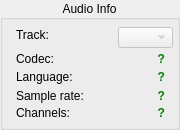
   <widget class="QGroupBox" name="AudioInfoGB">
    <property name="geometry">
     <rect>
      <x>584</x>
      <y>198</y>
      <width>180</width>
      <height>130</height>
     </rect>
    </property>
    <property name="focusPolicy">
     <enum>Qt::NoFocus</enum>
    </property>
    <property name="title">
     <string>Audio Info</string>
    </property>
    <property name="alignment">
     <set>Qt::AlignCenter</set>
    </property>
    <widget class="QLabel" name="SampleRateLabel">
     <property name="geometry">
      <rect>
       <x>16</x>
       <y>88</y>
       <width>81</width>
       <height>16</height>
      </rect>
     </property>
     <property name="focusPolicy">
      <enum>Qt::NoFocus</enum>
     </property>
     <property name="text">
      <string>Sample rate:</string>
     </property>
    </widget>
    <widget class="QLabel" name="AudioLanguageLabel">
     <property name="geometry">
      <rect>
       <x>16</x>
       <y>69</y>
       <width>71</width>
       <height>16</height>
      </rect>
     </property>
     <property name="focusPolicy">
      <enum>Qt::NoFocus</enum>
     </property>
     <property name="text">
      <string>Language:</string>
     </property>
    </widget>
    <widget class="QLabel" name="SampleRateValueLabel">
     <property name="geometry">
      <rect>
       <x>86</x>
       <y>88</y>
       <width>79</width>
       <height>16</height>
      </rect>
     </property>
     <property name="font">
      <font>
       <bold>true</bold>
      </font>
     </property>
     <property name="focusPolicy">
      <enum>Qt::NoFocus</enum>
     </property>
     <property name="text">
      <string>&lt;html&gt;&lt;head/&gt;&lt;body&gt;&lt;p&gt;&lt;span style=&quot; color:#008000;&quot;&gt;?&lt;/span&gt;&lt;/p&gt;&lt;/body&gt;&lt;/html&gt;</string>
     </property>
     <property name="alignment">
      <set>Qt::AlignRight|Qt::AlignTrailing|Qt::AlignVCenter</set>
     </property>
    </widget>
    <widget class="QLabel" name="TrackLabel">
     <property name="geometry">
      <rect>
       <x>16</x>
       <y>27</y>
       <width>75</width>
       <height>16</height>
      </rect>
     </property>
     <property name="focusPolicy">
      <enum>Qt::NoFocus</enum>
     </property>
     <property name="text">
      <string>Track:</string>
     </property>
    </widget>
    <widget class="QLabel" name="AudioLanguageValueLabel">
     <property name="geometry">
      <rect>
       <x>80</x>
       <y>69</y>
       <width>85</width>
       <height>16</height>
      </rect>
     </property>
     <property name="font">
      <font>
       <bold>true</bold>
      </font>
     </property>
     <property name="focusPolicy">
      <enum>Qt::NoFocus</enum>
     </property>
     <property name="text">
      <string>&lt;html&gt;&lt;head/&gt;&lt;body&gt;&lt;p&gt;&lt;span style=&quot; color:#008000;&quot;&gt;?&lt;/span&gt;&lt;/p&gt;&lt;/body&gt;&lt;/html&gt;</string>
     </property>
     <property name="alignment">
      <set>Qt::AlignRight|Qt::AlignTrailing|Qt::AlignVCenter</set>
     </property>
    </widget>
    <widget class="QLabel" name="FormatLabel">
     <property name="geometry">
      <rect>
       <x>16</x>
       <y>51</y>
       <width>49</width>
       <height>16</height>
      </rect>
     </property>
     <property name="focusPolicy">
      <enum>Qt::NoFocus</enum>
     </property>
     <property name="text">
      <string>Codec:</string>
     </property>
    </widget>
    <widget class="QLabel" name="ChannelsLabel">
     <property name="geometry">
      <rect>
       <x>16</x>
       <y>105</y>
       <width>61</width>
       <height>16</height>
      </rect>
     </property>
     <property name="focusPolicy">
      <enum>Qt::NoFocus</enum>
     </property>
     <property name="text">
      <string>Channels:</string>
     </property>
    </widget>
    <widget class="QLabel" name="ChannelsValueLabel">
     <property name="geometry">
      <rect>
       <x>53</x>
       <y>105</y>
       <width>112</width>
       <height>16</height>
      </rect>
     </property>
     <property name="font">
      <font>
       <bold>true</bold>
      </font>
     </property>
     <property name="focusPolicy">
      <enum>Qt::NoFocus</enum>
     </property>
     <property name="text">
      <string>&lt;html&gt;&lt;head/&gt;&lt;body&gt;&lt;p&gt;&lt;span style=&quot; color:#008000;&quot;&gt;?&lt;/span&gt;&lt;/p&gt;&lt;/body&gt;&lt;/html&gt;</string>
     </property>
     <property name="alignment">
      <set>Qt::AlignRight|Qt::AlignTrailing|Qt::AlignVCenter</set>
     </property>
    </widget>
    <widget class="QLabel" name="FormatValueLabel">
     <property name="geometry">
      <rect>
       <x>73</x>
       <y>51</y>
       <width>92</width>
       <height>16</height>
      </rect>
     </property>
     <property name="font">
      <font>
       <bold>true</bold>
      </font>
     </property>
     <property name="focusPolicy">
      <enum>Qt::NoFocus</enum>
     </property>
     <property name="text">
      <string>&lt;html&gt;&lt;head/&gt;&lt;body&gt;&lt;p&gt;&lt;span style=&quot; color:#008000;&quot;&gt;?&lt;/span&gt;&lt;/p&gt;&lt;/body&gt;&lt;/html&gt;</string>
     </property>
     <property name="alignment">
      <set>Qt::AlignRight|Qt::AlignTrailing|Qt::AlignVCenter</set>
     </property>
    </widget>
    <widget class="QComboBox" name="AudioTrackDD">
     <property name="enabled">
      <bool>false</bool>
     </property>
     <property name="geometry">
      <rect>
       <x>118</x>
       <y>27</y>
       <width>55</width>
       <height>21</height>
      </rect>
     </property>
     <property name="focusPolicy">
      <enum>Qt::NoFocus</enum>
     </property>
    </widget>
   </widget>
